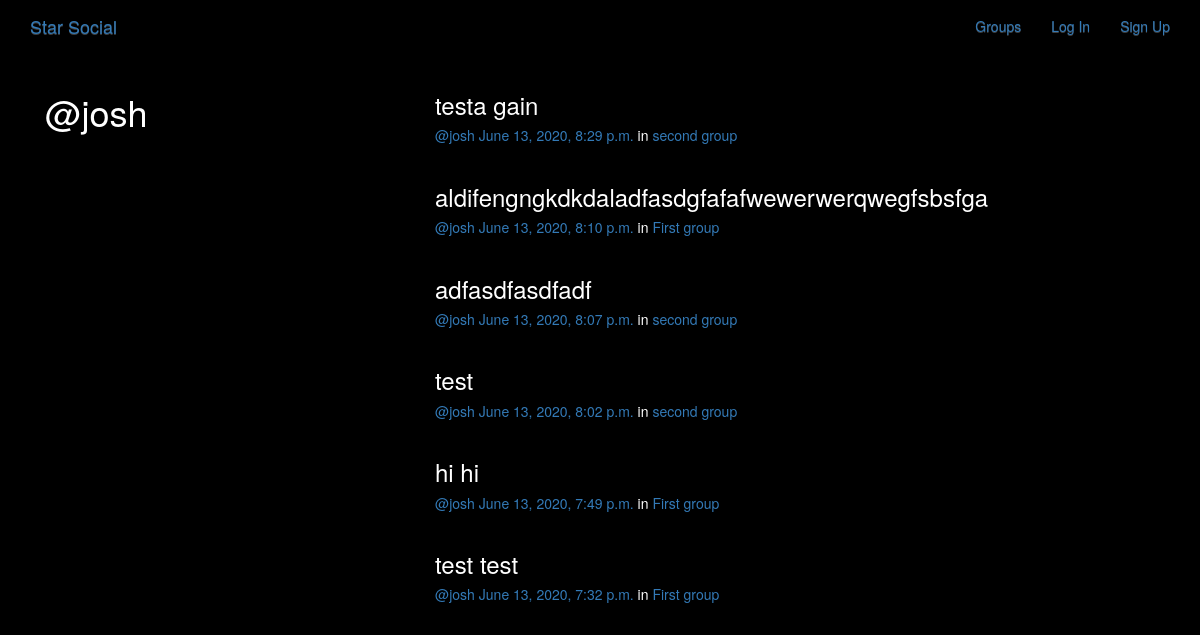
Screenshot of /posts/by/josh with the database file from the repository.
### posts/models.py (models this page shows, shortened)
class Post(models.Model):
    user = models.ForeignKey(User, related_name='posts', on_delete=models.CASCADE)
    created_at = models.DateTimeField(auto_now=True)
    message = models.TextField()
    message_html = models.TextField(editable=False)
    group = models.ForeignKey(Group, related_name='posts', null=True, blank=True, on_delete=models.CASCADE)
    class Meta:
        ordering=['-created_at']
        unique_together = ['user', 'message']

### groups/models.py (models this page shows, shortened)
class Group(models.Model):
    name = models.CharField(max_length=255, unique=True)
    slug = models.SlugField(allow_unicode=True, unique=True)
    description = models.TextField(blank=True, default='')
    description_html = models.TextField(blank=True, editable=False, default='')
    members = models.ManyToManyField(User, through='GroupMember')
    class Meta:
        ordering = ['name']

### posts/views.py (the view)
# urls.py: url(r'by/(?P<username>[-\w]+)', views.UserPosts.as_view(), name='for_user'),
class UserPosts(generic.ListView):
    model = models.Post
    template_name = 'posts/user_post_list.html'
    def get_queryset(self):
        try:
            self.post_user = User.objects.prefetch_related('posts').get(username__iexact=self.kwargs.get('username'))
        except User.DoesNotExist:
            raise Http404
        else:
            return self.post_user.posts.all()
    def get_context_data(self, **kwargs):
        context = super().get_context_data(**kwargs)
        context['post_user'] = self.post_user
        return context

### posts/templates/posts/user_post_list.html
{% extends "posts/post_base.html" %}
{% block prepost %}
<div class="col-md-4">
  <h1>@{{post_user.username}}</h1>
</div>
{% endblock %}
{% block post_content %}
  <div class="col-md-8">
    {% for post in post_list %}
      {% include "posts/_post.html" %}
    {% endfor %}
  </div>
{% endblock %}

### posts/templates/posts/_post.html (shortened to what this page needs)
<div class="post media">
  <h3>{{post.message_html|safe}}</h3>
  <div class="media-body">
    <h5 class='media-heading'>
      <span class='username'>
        <a href="{% url 'posts:for_user' username=post.user.username %}">@{{post.user.username}}</a>
      </span>
      <time class="time"><a href="{% url 'posts:single' username=post.user.username pk=post.pk %}">{{ post.created_at }}</a></time>
			{% if post.group %}
			<span class="group-name">in <a href="#">{{ post.group.name }}</a></span>
			{% endif %}
      </h5>
  </div>
</div>

### static/simplesocial/css/master.css (style rules this page uses)
body { margin: 0; overflow: hidden; background-color: black; color:white; }

### rows the page displays
Post: message_html "testa gain", user.username "josh", created_at "June 13, 2020, 8:29 p.m.", group.name "second group"
Post: message_html "aldifengngkdkdaladfasdgfafafwewerwerqwegfsbsfga", user.username "josh", created_at "June 13, 2020, 8:10 p.m.", group.name "First group"
Post: message_html "adfasdfasdfadf", user.username "josh", created_at "June 13, 2020, 8:07 p.m.", group.name "second group"
Post: message_html "test", user.username "josh", created_at "June 13, 2020, 8:02 p.m.", group.name "second group"
Post: message_html "hi hi", user.username "josh", created_at "June 13, 2020, 7:49 p.m.", group.name "First group"
Post: message_html "test test", user.username "josh", created_at "June 13, 2020, 7:32 p.m.", group.name "First group"

### other values shown
{{ post_user.username }} "josh"
